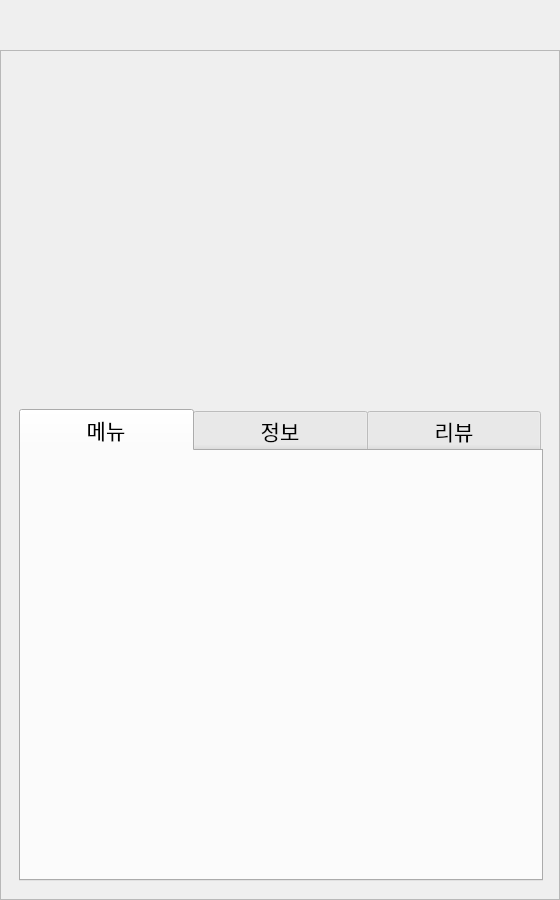
<?xml version="1.0" encoding="UTF-8"?>
<ui version="4.0">
 <class>FormMain</class>
 <widget class="QWidget" name="FormMain">
  <property name="geometry">
   <rect>
    <x>0</x>
    <y>0</y>
    <width>560</width>
    <height>900</height>
   </rect>
  </property>
  <property name="windowTitle">
   <string>Home</string>
  </property>
  <layout class="QVBoxLayout" name="verticalLayout">
   <property name="spacing">
    <number>0</number>
   </property>
   <property name="leftMargin">
    <number>0</number>
   </property>
   <property name="topMargin">
    <number>0</number>
   </property>
   <property name="rightMargin">
    <number>0</number>
   </property>
   <property name="bottomMargin">
    <number>0</number>
   </property>
   <item>
    <widget class="QWidget" name="widget" native="true">
     <layout class="QVBoxLayout" name="verticalLayout_2">
      <property name="spacing">
       <number>0</number>
      </property>
      <property name="leftMargin">
       <number>0</number>
      </property>
      <property name="topMargin">
       <number>0</number>
      </property>
      <property name="rightMargin">
       <number>0</number>
      </property>
      <property name="bottomMargin">
       <number>0</number>
      </property>
      <item>
       <widget class="QWidget" name="widgetTop" native="true">
        <property name="minimumSize">
         <size>
          <width>0</width>
          <height>50</height>
         </size>
        </property>
        <property name="maximumSize">
         <size>
          <width>16777215</width>
          <height>50</height>
         </size>
        </property>
        <layout class="QHBoxLayout" name="horizontalLayout">
         <property name="topMargin">
          <number>0</number>
         </property>
         <property name="bottomMargin">
          <number>0</number>
         </property>
         <item>
          <widget class="QLabel" name="labelTop">
           <property name="text">
            <string/>
           </property>
           <property name="pixmap">
            <pixmap>../../kiosk/home_top1.jpg</pixmap>
           </property>
           <property name="scaledContents">
            <bool>true</bool>
           </property>
          </widget>
         </item>
         <item>
          <spacer name="horizontalSpacer">
           <property name="orientation">
            <enum>Qt::Horizontal</enum>
           </property>
           <property name="sizeHint" stdset="0">
            <size>
             <width>40</width>
             <height>20</height>
            </size>
           </property>
          </spacer>
         </item>
         <item>
          <widget class="QPushButton" name="buttonCart">
           <property name="text">
            <string/>
           </property>
           <property name="icon">
            <iconset>
             <normaloff>../../kiosk/cart_icon.png</normaloff>../../kiosk/cart_icon.png</iconset>
           </property>
           <property name="iconSize">
            <size>
             <width>30</width>
             <height>30</height>
            </size>
           </property>
           <property name="flat">
            <bool>true</bool>
           </property>
          </widget>
         </item>
        </layout>
       </widget>
      </item>
      <item>
       <widget class="QScrollArea" name="scrollArea">
        <property name="minimumSize">
         <size>
          <width>0</width>
          <height>0</height>
         </size>
        </property>
        <property name="frameShape">
         <enum>QFrame::StyledPanel</enum>
        </property>
        <property name="horizontalScrollBarPolicy">
         <enum>Qt::ScrollBarAlwaysOff</enum>
        </property>
        <property name="widgetResizable">
         <bool>true</bool>
        </property>
        <widget class="QWidget" name="scrollAreaWidgetContents">
         <property name="geometry">
          <rect>
           <x>0</x>
           <y>0</y>
           <width>560</width>
           <height>848</height>
          </rect>
         </property>
         <property name="maximumSize">
          <size>
           <width>560</width>
           <height>16777215</height>
          </size>
         </property>
         <layout class="QVBoxLayout" name="verticalLayout_6">
          <property name="spacing">
           <number>0</number>
          </property>
          <property name="leftMargin">
           <number>0</number>
          </property>
          <property name="topMargin">
           <number>0</number>
          </property>
          <property name="rightMargin">
           <number>0</number>
          </property>
          <property name="bottomMargin">
           <number>0</number>
          </property>
          <item>
           <widget class="QWidget" name="widgetScroll" native="true">
            <layout class="QVBoxLayout" name="verticalLayout_20">
             <property name="spacing">
              <number>0</number>
             </property>
             <property name="leftMargin">
              <number>0</number>
             </property>
             <property name="topMargin">
              <number>0</number>
             </property>
             <property name="rightMargin">
              <number>0</number>
             </property>
             <property name="bottomMargin">
              <number>0</number>
             </property>
             <item>
              <widget class="QWidget" name="widgetStack" native="true">
               <property name="maximumSize">
                <size>
                 <width>16777215</width>
                 <height>300</height>
                </size>
               </property>
               <layout class="QVBoxLayout" name="verticalLayout_11">
                <property name="spacing">
                 <number>0</number>
                </property>
                <property name="leftMargin">
                 <number>0</number>
                </property>
                <property name="topMargin">
                 <number>0</number>
                </property>
                <property name="rightMargin">
                 <number>0</number>
                </property>
                <property name="bottomMargin">
                 <number>0</number>
                </property>
                <item>
                 <widget class="QStackedWidget" name="stackedWidget">
                  <property name="currentIndex">
                   <number>0</number>
                  </property>
                  <widget class="QWidget" name="page_1">
                   <layout class="QVBoxLayout" name="verticalLayout_12">
                    <item>
                     <widget class="QLabel" name="pIMG_1">
                      <property name="text">
                       <string/>
                      </property>
                      <property name="pixmap">
                       <pixmap>../../kiosk/home01.jpg</pixmap>
                      </property>
                      <property name="scaledContents">
                       <bool>true</bool>
                      </property>
                      <property name="alignment">
                       <set>Qt::AlignCenter</set>
                      </property>
                     </widget>
                    </item>
                   </layout>
                  </widget>
                  <widget class="QWidget" name="page_2">
                   <layout class="QVBoxLayout" name="verticalLayout_13">
                    <item>
                     <widget class="QLabel" name="pIMG_2">
                      <property name="text">
                       <string/>
                      </property>
                      <property name="pixmap">
                       <pixmap>../../kiosk/home02.jpg</pixmap>
                      </property>
                      <property name="scaledContents">
                       <bool>true</bool>
                      </property>
                     </widget>
                    </item>
                   </layout>
                  </widget>
                  <widget class="QWidget" name="page_3">
                   <layout class="QVBoxLayout" name="verticalLayout_14">
                    <item>
                     <widget class="QLabel" name="pIMG_3">
                      <property name="text">
                       <string/>
                      </property>
                      <property name="pixmap">
                       <pixmap>../../kiosk/home03.jpg</pixmap>
                      </property>
                      <property name="scaledContents">
                       <bool>true</bool>
                      </property>
                     </widget>
                    </item>
                   </layout>
                  </widget>
                 </widget>
                </item>
               </layout>
              </widget>
             </item>
             <item>
              <widget class="QWidget" name="widgetBottom" native="true">
               <layout class="QVBoxLayout" name="verticalLayout_19">
                <item>
                 <widget class="QWidget" name="widgetBottom2" native="true">
                  <layout class="QVBoxLayout" name="verticalLayout_22">
                   <item>
                    <widget class="QLabel" name="labelName">
                     <property name="maximumSize">
                      <size>
                       <width>16777215</width>
                       <height>165</height>
                      </size>
                     </property>
                     <property name="text">
                      <string/>
                     </property>
                     <property name="pixmap">
                      <pixmap>../../kiosk/home_name.jpg</pixmap>
                     </property>
                     <property name="scaledContents">
                      <bool>true</bool>
                     </property>
                     <property name="alignment">
                      <set>Qt::AlignCenter</set>
                     </property>
                    </widget>
                   </item>
                   <item>
                    <widget class="QLabel" name="labelTip">
                     <property name="maximumSize">
                      <size>
                       <width>16777215</width>
                       <height>140</height>
                      </size>
                     </property>
                     <property name="text">
                      <string/>
                     </property>
                     <property name="pixmap">
                      <pixmap>../../kiosk/home_tip_1.jpg</pixmap>
                     </property>
                     <property name="scaledContents">
                      <bool>true</bool>
                     </property>
                     <property name="alignment">
                      <set>Qt::AlignCenter</set>
                     </property>
                    </widget>
                   </item>
                   <item>
                    <widget class="QWidget" name="widgetTab" native="true">
                     <property name="minimumSize">
                      <size>
                       <width>0</width>
                       <height>0</height>
                      </size>
                     </property>
                     <layout class="QVBoxLayout" name="verticalLayout_18">
                      <property name="spacing">
                       <number>0</number>
                      </property>
                      <property name="leftMargin">
                       <number>0</number>
                      </property>
                      <property name="topMargin">
                       <number>0</number>
                      </property>
                      <property name="rightMargin">
                       <number>0</number>
                      </property>
                      <property name="bottomMargin">
                       <number>0</number>
                      </property>
                      <item>
                       <widget class="QTabWidget" name="TabMenu">
                        <property name="font">
                         <font>
                          <family>맑은 고딕</family>
                          <pointsize>16</pointsize>
                          <weight>50</weight>
                          <bold>false</bold>
                         </font>
                        </property>
                        <property name="autoFillBackground">
                         <bool>false</bool>
                        </property>
                        <property name="styleSheet">
                         <string notr="true">QTabBar::tab {
    min-width: 174.0px;
}</string>
                        </property>
                        <property name="currentIndex">
                         <number>0</number>
                        </property>
                        <property name="usesScrollButtons">
                         <bool>false</bool>
                        </property>
                        <widget class="QWidget" name="tab_1">
                         <attribute name="title">
                          <string>메뉴</string>
                         </attribute>
                         <layout class="QVBoxLayout" name="verticalLayout_21">
                          <property name="spacing">
                           <number>0</number>
                          </property>
                          <property name="leftMargin">
                           <number>0</number>
                          </property>
                          <property name="topMargin">
                           <number>0</number>
                          </property>
                          <property name="rightMargin">
                           <number>0</number>
                          </property>
                          <property name="bottomMargin">
                           <number>0</number>
                          </property>
                         </layout>
                        </widget>
                        <widget class="QWidget" name="tab_2">
                         <attribute name="title">
                          <string>정보</string>
                         </attribute>
                         <layout class="QVBoxLayout" name="verticalLayout_23"/>
                        </widget>
                        <widget class="QWidget" name="tab_3">
                         <attribute name="title">
                          <string>리뷰</string>
                         </attribute>
                         <layout class="QVBoxLayout" name="verticalLayout_24"/>
                        </widget>
                       </widget>
                      </item>
                     </layout>
                    </widget>
                   </item>
                  </layout>
                 </widget>
                </item>
               </layout>
              </widget>
             </item>
            </layout>
           </widget>
          </item>
         </layout>
        </widget>
       </widget>
      </item>
     </layout>
    </widget>
   </item>
  </layout>
 </widget>
 <resources/>
 <connections/>
</ui>
